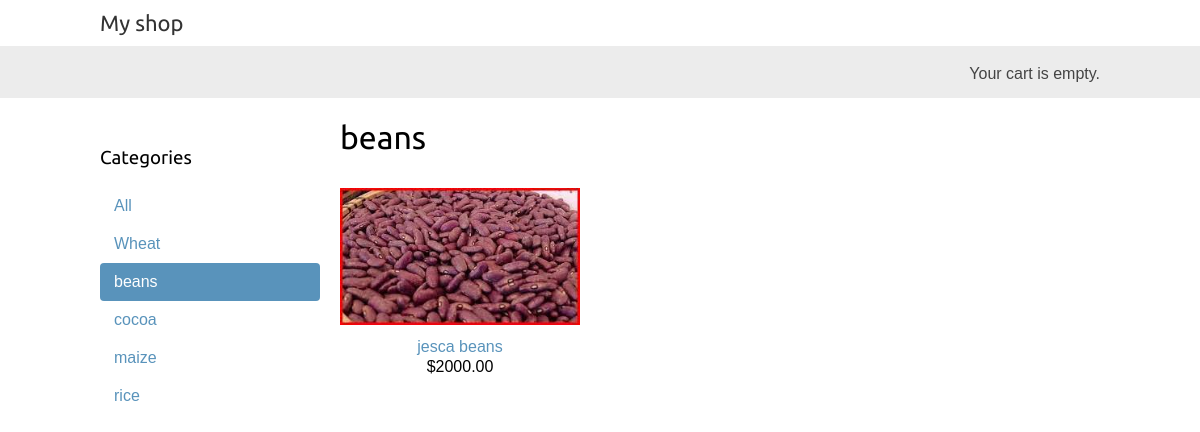
Page /beans/ on the committed database.
### agriShop/models.py (models this page shows)
class Category(models.Model):
  def get_absolute_url(self):
    return reverse('agriShop:product_list_by_category', args=[self.slug])

class Product(models.Model):
  def get_absolute_url(self):
    return reverse('agriShop:product_detail', args=[self.id, self.slug])

### agriShop/views.py (the view)
# urls.py: path('', views.product_list, name='product_list'),
def product_list(request, category_slug=None):
    category = None
    categories = Category.objects.all()
    products = Product.objects.filter(available=True)
    if category_slug:
        category = get_object_or_404(Category,slug=category_slug)
        products = products.filter(category=category)
    return render(request,
                  'product/list.html',
                  {'category': category,
                   'categories': categories,
                   'products': products})

### agriShop/templates/product/list.html (shortened to what this page needs)
{% extends "agriShop/base.html" %}
{% load static %}
{% block content %}
  <div id="sidebar">
    <h3>Categories</h3>
    <ul>
      <li {% if not category %}class="selected"{% endif %}>
        <a href="{% url "agriShop:product_list" %}">All</a>
      </li>
      {% for c in categories %}
        <li {% if category.slug == c.slug %}class="selected"{% endif %}>
          <a href="{{ c.get_absolute_url }}">{{ c.name }}</a>
        </li>
      {% endfor %}
    </ul>
  </div>
  <div id="main" class="product-list">
    <h1>{% if category %}{{ category.name }}{% else %}Products{% endif %}</h1>
    {% for product in products %}
      <div class="item">
        <a href="{{ product.get_absolute_url }}">
          <img src="{% if product.image %}{{ product.image.url }}{% else %}{% static "img/no_image.jpg" %}{% endif %}">
        </a>
        <a href="{{ product.get_absolute_url }}">{{ product.name }}</a>
        <br>
        ${{ product.price }}
      </div>
    {% endfor %}
  </div>
{% endblock %}

### agriShop/static/css/base.css (style rules this page uses)
body { margin:0; padding:0; font-family:helvetica, sans-serif; }
h1, h2, h3, h4, h5 , h6 { font-family: 'Ubuntu', sans-serif; font-weight:normal; }
a { text-decoration:none; color:#5993bb; }
#sidebar { width:220px; padding:30px 20px 0 0; float:left; }
#sidebar ul { margin:0; padding:0; }
#sidebar ul li { margin:0; list-style:none; padding:10px 14px; }
#sidebar ul li a { display:block; }
#sidebar ul li.selected { background:#5993bb; border-radius:4px; }
#sidebar ul li.selected a { color:#fff; }
#main { float:left; width: 96%; margin-right:-220px; overflow:hidden; }
.product-list .item { width:25%; padding:10px 20px 10px 0; float:left; text-align:center; line-height:1.2; }
.product-list .item img { width:100%; margin-bottom:8px; }

### rows in the picture
Category: name "Wheat"
Category: name "beans"
Category: name "cocoa"
Category: name "maize"
Category: name "rice"
Product: image (picture), name "jesca beans", price "2000.00"
